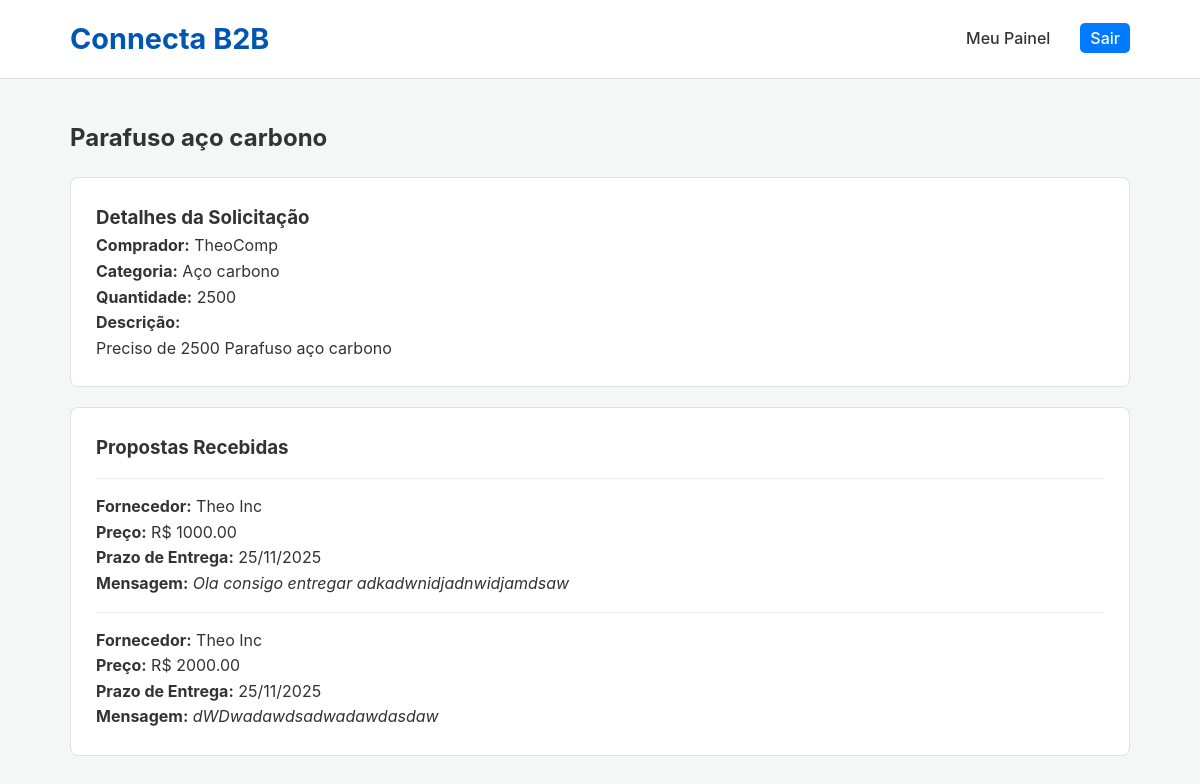
Screenshot of /rfq/open/1 (signed in) with the database file from the repository.
### app.py (models this page shows, shortened)
class OpenRFQ(db.Model):
    id = db.Column(db.Integer, primary_key=True)
    title = db.Column(db.String(150), nullable=False)
    description = db.Column(db.Text, nullable=False)
    category = db.Column(db.String(80), nullable=False)
    quantity = db.Column(db.String(50), nullable=False) # Usando String para flexibilidade (ex: "100 unidades", "500 metros")
    deadline = db.Column(db.Date, nullable=True)
    status = db.Column(db.String(50), default='Aberto') # Aberto, Fechado
    timestamp = db.Column(db.DateTime, default=datetime.utcnow)
    buyer_id = db.Column(db.Integer, db.ForeignKey('company.id'), nullable=False)
    responses = db.relationship('OpenRFQResponse', backref='rfq', lazy='dynamic', cascade="all, delete-orphan")

class Company(db.Model):
    id = db.Column(db.Integer, primary_key=True); company_name = db.Column(db.String(150), nullable=False); cnpj = db.Column(db.String(18), unique=True, nullable=False); email = db.Column(db.String(150), unique=True, nullable=False); password_hash = db.Column(db.String(256), nullable=False); user_type = db.Column(db.String(50), nullable=False)
    is_verified = db.Column(db.Boolean, default=False); is_admin = db.Column(db.Boolean, default=False); is_active = db.Column(db.Boolean, default=True)
    logo_filename = db.Column(db.String(255), nullable=True); description = db.Column(db.Text, nullable=True); website = db.Column(db.String(255), nullable=True); address = db.Column(db.String(255), nullable=True); certifications = db.Column(db.String(255), nullable=True)
    created_at = db.Column(db.DateTime, default=datetime.utcnow)
    products = db.relationship('Product', backref='supplier', lazy=True, cascade="all, delete-orphan")
    notifications = db.relationship('Notification', foreign_keys='Notification.recipient_id', backref='recipient', lazy=True, cascade="all, delete-orphan")
    reviews_received = db.relationship('Review', foreign_keys='Review.supplier_id', backref='reviewed_supplier', lazy='dynamic')
    sent_quotes = db.relationship('QuoteRequest', foreign_keys='QuoteRequest.buyer_id', backref='buyer', lazy='dynamic')
    received_quotes = db.relationship('QuoteRequest', foreign_keys='QuoteRequest.supplier_id', backref='supplier', lazy='dynamic')
    quote_groups = db.relationship('QuoteGroup', backref='buyer', lazy=True)
    open_rfqs = db.relationship('OpenRFQ', backref='buyer', lazy=True) # RFQ: Ligação com a empresa que criou
    open_rfq_responses = db.relationship('OpenRFQResponse', backref='supplier', lazy=True) # RFQ: Ligação com as respostas

class OpenRFQResponse(db.Model):
    id = db.Column(db.Integer, primary_key=True)
    price = db.Column(db.Float, nullable=False)
    delivery_date = db.Column(db.Date, nullable=True)
    message = db.Column(db.Text, nullable=True)
    timestamp = db.Column(db.DateTime, default=datetime.utcnow)
    rfq_id = db.Column(db.Integer, db.ForeignKey('open_rfq.id'), nullable=False)
    supplier_id = db.Column(db.Integer, db.ForeignKey('company.id'), nullable=False)

### app.py (the view, shortened to what this page needs)
@app.route('/rfq/open/<int:rfq_id>', methods=['GET', 'POST'])
@login_required
def open_rfq_detail(rfq_id):
    rfq = db.session.get(OpenRFQ, rfq_id)
    if not rfq:
        flash('RFQ não encontrado.', 'error')
        return redirect(url_for('dashboard'))
    return render_template('open_rfq_detail.html', rfq=rfq)

### app.py (called while the page is built)
def login_required(f):
    @wraps(f)
    def decorated_function(*args, **kwargs):
        if 'company_id' not in session: flash('Você precisa estar logado.', 'error'); return redirect(url_for('login'))
        return f(*args, **kwargs)
    return decorated_function

@app.context_processor
def inject_notifications():
    if 'company_id' in session:
        unread_count = db.session.query(Notification).filter_by(recipient_id=session['company_id'], read=False).count()
        cart_item_count = len(session.get('cart', {})) if session.get('user_type') == 'buyer' else 0
        return dict(unread_notifications=unread_count, cart_item_count=cart_item_count)
    return dict(unread_notifications=0, cart_item_count=0)

### templates/open_rfq_detail.html (shortened to what this page needs)
<!DOCTYPE html>
<html lang="pt-br">
<head>
    <link rel="stylesheet" href="{{ url_for('static', filename='css/style.css') }}">
    <link rel="stylesheet" href="{{ url_for('static', filename='css/form.css') }}">
</head>
<body>
     <header class="main-header">
        <div class="container">
            <a href="{{ url_for('dashboard') }}" style="text-decoration: none;"><h1 class="logo">Connecta B2B</h1></a>
            <nav class="main-nav">
                <ul>
                    <li><a href="{{ url_for('dashboard') }}">Meu Painel</a></li>
                    <li><a href="{{ url_for('logout') }}" class="login-button">Sair</a></li>
                </ul>
            </nav>
        </div>
    </header>
    <main class="container" style="padding: 40px 20px;">
        <h2>{{ rfq.title }}</h2>
        <div class="detail-card">
            <h3>Detalhes da Solicitação</h3>
            <p><strong>Comprador:</strong> {{ rfq.buyer.company_name }}</p>
            <p><strong>Categoria:</strong> {{ rfq.category }}</p>
            <p><strong>Quantidade:</strong> {{ rfq.quantity }}</p>
            <p><strong>Descrição:</strong><br>{{ rfq.description }}</p>
        </div>
        {% if session.company_id == rfq.buyer_id %}
        <div class="detail-card">
            <h3>Propostas Recebidas</h3>
            {% for response in rfq.responses %}
            <div class="response-card">
                <p><strong>Fornecedor:</strong> {{ response.supplier.company_name }}</p>
                <p><strong>Preço:</strong> R$ {{ "%.2f"|format(response.price) }}</p>
                <p><strong>Prazo de Entrega:</strong> {{ response.delivery_date.strftime('%d/%m/%Y') if response.delivery_date else 'Não informado' }}</p>
                {% if response.message %}<p><strong>Mensagem:</strong> <em>{{ response.message }}</em></p>{% endif %}
            </div>
            {% else %}
            <p>Nenhuma proposta recebida ainda.</p>
            {% endfor %}
        </div>
        {% endif %}
    </main>
</body>
</html>

### static/css/style.css (style rules this page uses)
* { margin: 0; padding: 0; box-sizing: border-box; }
body { font-family: -apple-system, BlinkMacSystemFont, 'Segoe UI', Roboto, Helvetica, Arial, sans-serif; line-height: 1.6; background-color: #f4f7f6; color: #333; }
.container { max-width: 1100px; margin: 0 auto; padding: 0 20px; }
.main-header { background-color: #ffffff; padding: 1rem 0; border-bottom: 1px solid #ddd; position: sticky; top: 0; z-index: 1000; }
.main-header .container { display: flex; justify-content: space-between; align-items: center; }
.logo { color: #0056b3; font-size: 1.8rem; font-weight: 700; }
.main-nav ul { list-style-type: none; display: flex; gap: 20px; }
.main-nav a { text-decoration: none; color: #333; font-weight: 500; padding: 5px 10px; transition: color 0.3s ease; }
.login-button { background-color: #007bff; color: #ffffff !important; border-radius: 5px; padding: 8px 15px; transition: background-color 0.3s ease; }

### templates/open_rfq_detail.html (style rules this page uses)
.detail-card { background-color: #fff; padding: 25px; border-radius: 8px; border: 1px solid #e0e0e0; margin-top: 20px; }
.response-card { border-top: 1px solid #eee; padding-top: 15px; margin-top: 15px; }

### rows the page displays
OpenRFQ: title "Parafuso aço carbono", category "Aço carbono", quantity "2500", description "Preciso de 2500 Parafuso aço carbono"
Company: buyer.company_name "TheoComp"
OpenRFQResponse: supplier.company_name "Theo Inc", price "1000.00", delivery_date "25/11/2025", message "Ola consigo entregar adkadwnidjadnwidjamdsaw"
OpenRFQResponse: supplier.company_name "Theo Inc", price "2000.00", delivery_date "25/11/2025", message "dWDwadawdsadwadawdasdaw"
